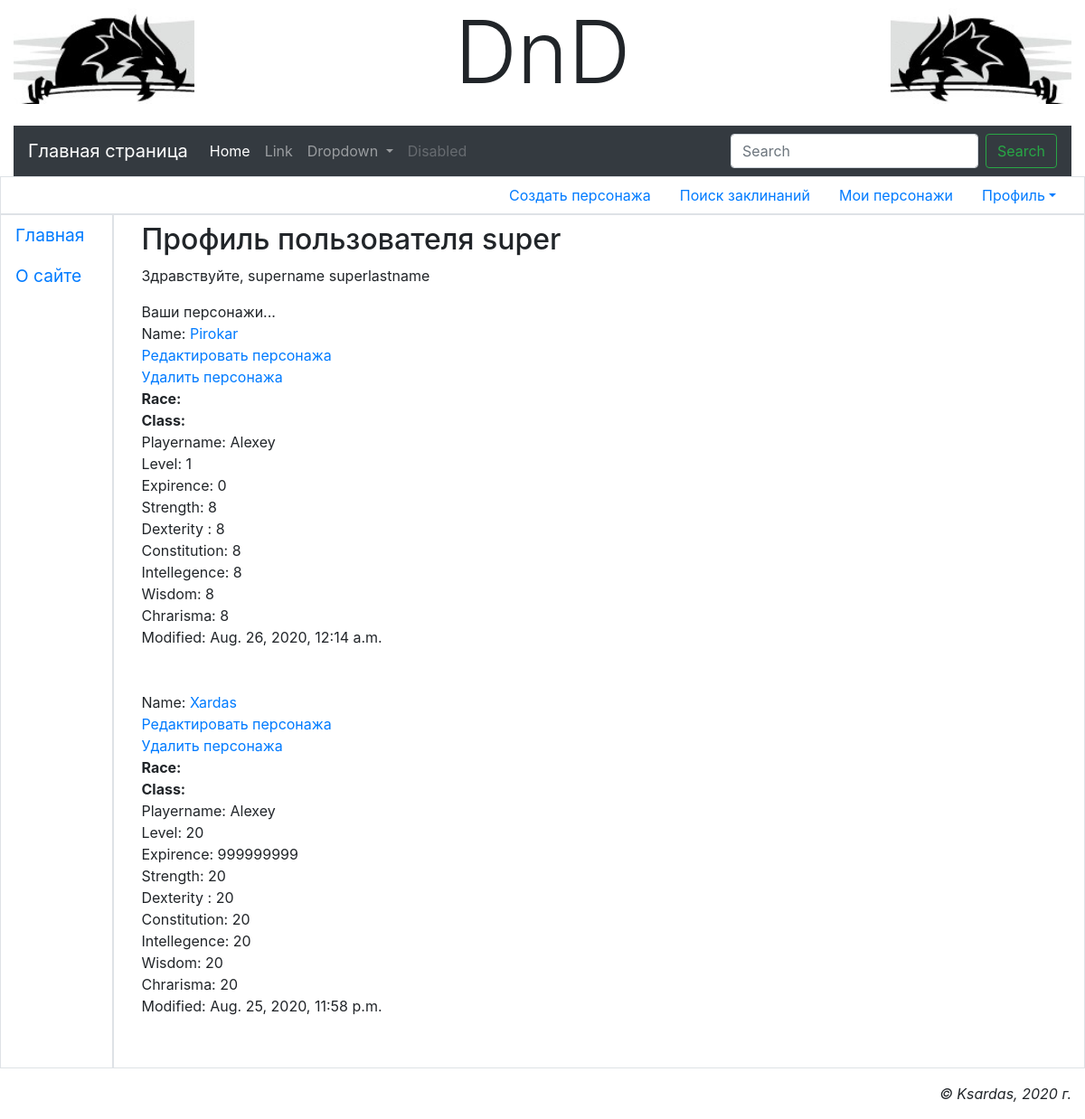
Before: /main/accounts/profile/ (signed in) with the older database file.
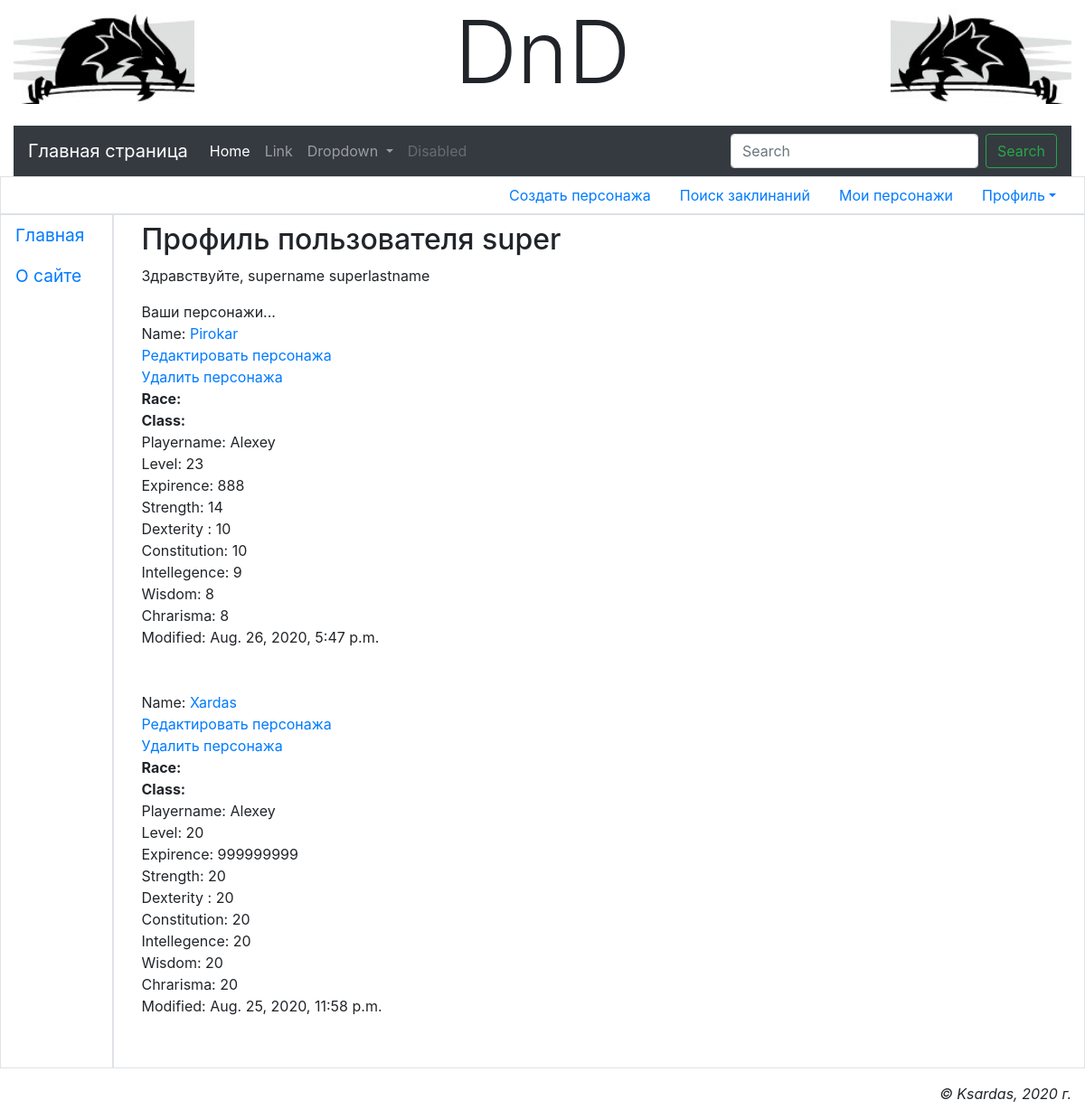
After: the same page with the newer database file.
### main/models.py (models this page shows, shortened)
class CharBase(models.Model):
    owner = models.ForeignKey('AdvUser', null=False, on_delete=models.PROTECT, verbose_name='Владелец персонажа')
    name = models.CharField(db_index=True, unique=True, null=False, max_length=20, verbose_name='Имя персонажа')
    races = models.ManyToManyField(CharRaces, choices=CharRaces.RACE_CHOICES, max_length=20,
                                   verbose_name='Расса персонажа')
    playername = models.CharField(null=True, max_length=20, verbose_name='Реальное имя персонажа')
    level = models.IntegerField(null=False, default=1, verbose_name='Уровень персонажа')
    expirence = models.IntegerField(null=False, default=0, verbose_name='Опыт персонажа')
    strength = models.IntegerField(null=False, default=8, verbose_name='Сила персонажа')
    dexterity = models.IntegerField(null=False, default=8, verbose_name='Ловкость персонажа')
    constitution = models.IntegerField(null=False, default=8, verbose_name='Телосложение персонажа')
    intellegence = models.IntegerField(null=False, default=8, verbose_name='Интеллект персонажа')
    wisdom = models.IntegerField(null=False, default=8, verbose_name='Мудрость персонажа')
    chrarisma = models.IntegerField(null=False, default=8, verbose_name='Харизма персонажа')
    modified = models.DateTimeField(auto_now_add=True, db_index=True, verbose_name='Время модификации')
    spells = models.ManyToManyField(Spell)
    prof_bonus = models.IntegerField(null=True, default=0, verbose_name='Бонус мастерства')
    armor_class = models.IntegerField(null=True, default=0, verbose_name='Броня персонажа')
    speed = models.IntegerField(null=True, default=0, verbose_name='Скорость персонажа')
    initiative = models.IntegerField(null=True, default=0, verbose_name='Инициатива')
    inspiration = models.IntegerField(null=True, default=0, verbose_name='Вдохновение')
    hitpoints_max = models.IntegerField(null=True, default=0, verbose_name='Максимальое здоровье')
    hitpoints_curr = models.IntegerField(null=True, default=0, verbose_name='Текущее здоровье')
    hitpoints_temp = models.IntegerField(null=True, default=0, verbose_name='Временные очки здоровья')
    char_classes = models.ManyToManyField(CharClasses, choices=CharClasses.CLASS_CHOICES,
                                          verbose_name='Класс персонажа')
    world_view = models.IntegerField(null=True, default=0, verbose_name='Мировозрение')
    gender = models.BooleanField(default=True, verbose_name='Пол')
    age = models.IntegerField(null=True, default=21, verbose_name='Возраст персонажа')
    height = models.IntegerField(null=True, default=175, verbose_name='Рост персонажа')
    weight = models.IntegerField(null=True, default=60, verbose_name='Вес персонажа')
    hair = models.CharField(null=True, max_length=20, verbose_name='Цвет волос')
    eyes = models.CharField(null=True, max_length=20, verbose_name='Цвет глаз')
    skin = models.CharField(null=True, max_length=20, verbose_name='Цвет кожы')
    avatar = models.ImageField(null=True, blank=True, upload_to='avatars/', verbose_name='Аватар')
    pers_traits = models.CharField(null=True, max_length=20, verbose_name='Персональные черты')
    ideals = models.CharField(null=True, max_length=20, verbose_name='Идеалы')
    bonds = models.CharField(null=True, max_length=20, verbose_name='Привязанности')
    flaws = models.CharField(null=True, max_length=20, verbose_name='Пороки')
    char_history = models.TextField(default='', verbose_name='История персонажа')
    gold_count = models.IntegerField(null=True, default=0, verbose_name='Золото персонажа')
    silver_count = models.IntegerField(null=True, default=0, verbose_name='Серебро персонажа')
    copper_count = models.IntegerField(null=True, default=0, verbose_name='Медь персонажа')
    char = CharacterManager()
    objects = models.Manager()
    class Meta:
        ordering = ['-modified']

### main/views.py (the view)
# urls.py: path('accounts/profile/', profile, name='profile'),
@login_required
def profile(request):
    print("Current account: ", request.user)
    chars = CharBase.objects.filter(owner=request.user)
    return render(request, 'main/profile.html', {'chars': chars})

### main/models.py (called while the page is built)
    def __str__(self):
        return self.username

### main/templates/main/profile.html (shortened to what this page needs)
{% extends "layout/basic.html" %}
{% block content %}
<h2>Профиль пользователя {{ user.username }}</h2>
{% if user.first_name and user.last_name %}
<p> Здравствуйте, {{ user.first_name }} {{ user.last_name }}</p>
{% else %}
<p>Здравствуйте!</p>
{% endif %}
Ваши персонажи...
{% for ch in chars %}
<div>
    Name: <a href="{% url 'main:view_character' ch.name %}">{{ ch.name }}</a><br>
    <a href="{% url 'main:edit_character' ch.name %}">Редактировать персонажа</a><br>
    <a href="{% url 'main:delete_character' ch.name %}">Удалить персонажа</a><br>
    <b>Race:</b>
    <br>
    <b>Class:</b>
    <br>
    Playername:  {{ ch.playername }} <br>
    Level: {{ ch.level }} <br>
    Expirence: {{ ch.expirence }} <br>
    Strength: {{ ch.strength }} <br>
    Dexterity : {{ ch.dexterity }} <br>
    Constitution: {{ ch.constitution }} <br>
    Intellegence: {{ ch.intellegence }} <br>
    Wisdom: {{ ch.wisdom }} <br>
    Chrarisma: {{ ch.chrarisma }} <br>
    Modified:  {{ ch.modified }} <br>
    <br><br>
</div>
{% endfor %}
{% endblock %}

Changed rows visible on the page:
changed CharBase "Pirokar": level "1" → "23"; expirence "0" → "888"; strength "8" → "14"; dexterity "8" → "10"; constitution "8" → "10"; intellegence "8" → "9"; modified "Aug. 26, 2020, 12:14 a.m." → "Aug. 26, 2020, 5:47 p.m."
